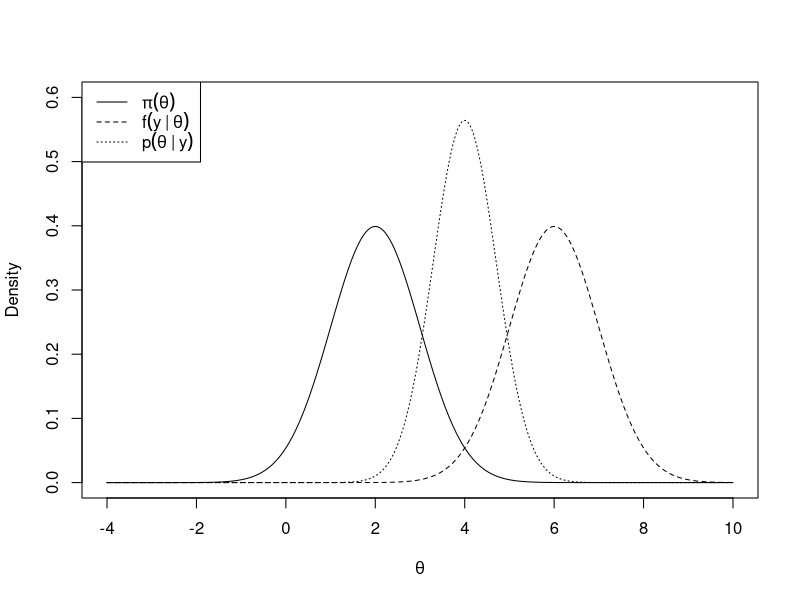
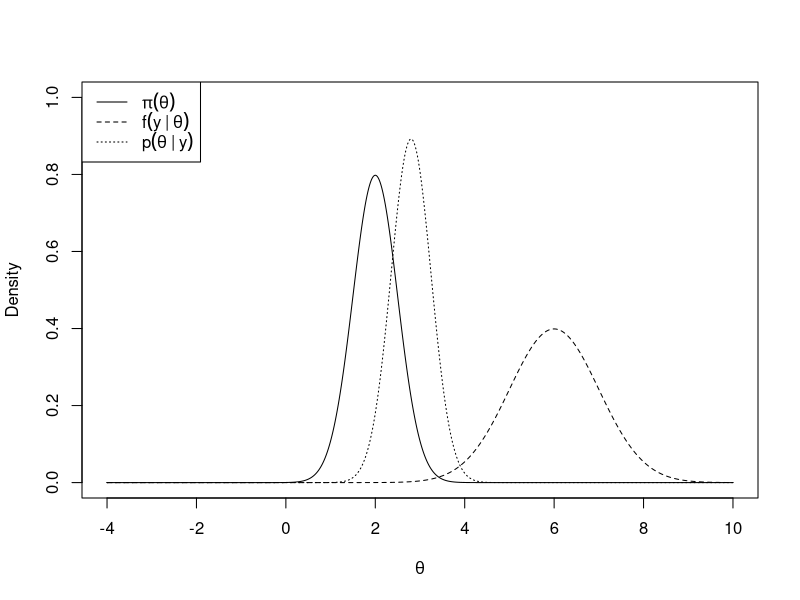
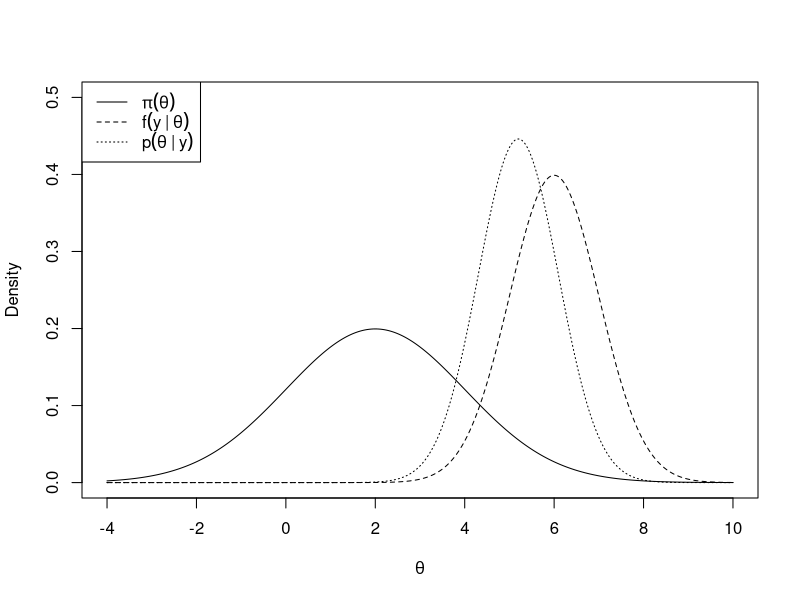
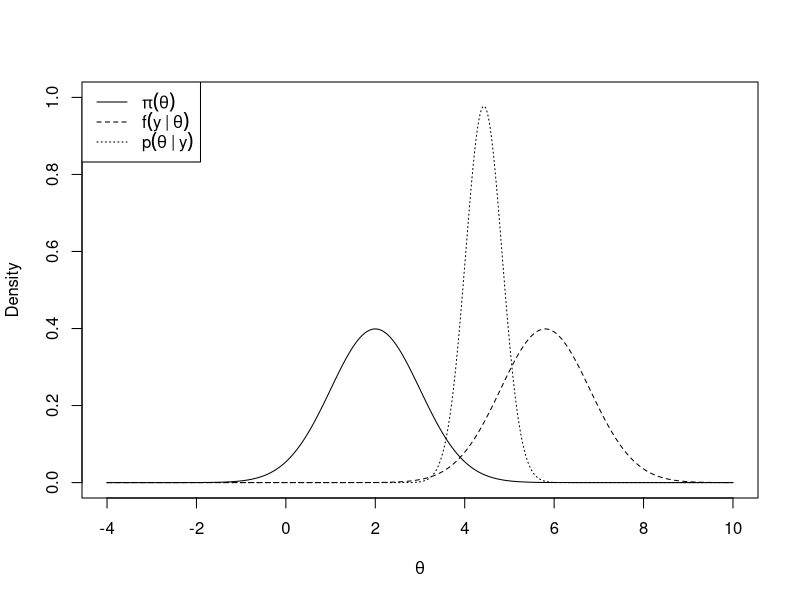
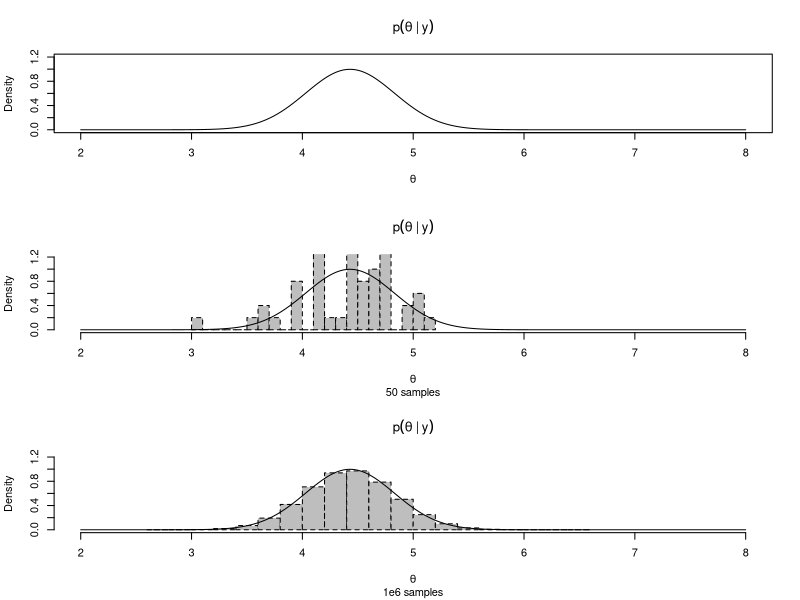

Source code (R) for these figures, in order:
# Examples 1 - Bayesian concepts

## normal/normal model

# prior
mu <- 2
tau <- 1
x <- seq(-4,10,0.01)
plot(x=x, dnorm(x=x, mean=mu, sd=tau), ylim=c(0,0.6), 
type="l", lty=1, ylab="Density", xlab=expression(theta), main="")
legend(x="topleft", legend=c(expression(pi(theta)),
expression(f(y~"|"~theta)), expression(p(theta~"|"~y))), lty=1:3)

# likelihood
y <- 6 
sigma <- 1
points(x=x, y=dnorm(x=y, mean=x, sd=sigma), type="l", lty=2)

# posterior
B <- sigma^2/(sigma^2+tau^2)
postMean <- B*mu + (1-B)*y
postVar <- B*tau^2
points(x=x, y=dnorm(x=x, mean=postMean, sd=sqrt(postVar)), type="l", lty=3)

# skewer prior
mu <- 2
tau <- 0.5
x <- seq(-4,10,0.01)
plot(x=x, dnorm(x=x, mean=mu, sd=tau), ylim=c(0,1), 
type="l", lty=1, ylab="Density", xlab=expression(theta), main="")
legend(x="topleft", legend=c(expression(pi(theta)),
expression(f(y~"|"~theta)), expression(p(theta~"|"~y))), lty=1:3)

# likelihood (obviously it does not change)
y <- 6 
sigma <- 1
points(x=x, y=dnorm(x=y, mean=x, sd=sigma), type="l", lty=2)

# posterior with skewer prior
B <- sigma^2/(sigma^2+tau^2)
postMean <- B*mu + (1-B)*y
postVar <- B*tau^2
points(x=x, y=dnorm(x=x, mean=postMean, sd=sqrt(postVar)), type="l", lty=3)

# MAP with skewer prior
map <-  x[which.max(dnorm(x=x, mean=postMean, sd=sqrt(postVar)))]
cat("MAP:", map, "(", map-3*sqrt(postVar),",",map+3*sqrt(postVar),")\n")

# wider prior
mu <- 2
tau <- 2
x <- seq(-4,10,0.01)
plot(x=x, dnorm(x=x, mean=mu, sd=tau), ylim=c(0,0.5), 
type="l", lty=1, ylab="Density", xlab=expression(theta), main="")
legend(x="topleft", legend=c(expression(pi(theta)),
expression(f(y~"|"~theta)), expression(p(theta~"|"~y))), lty=1:3)

# likelihood (obviously it does not change)
y <- 6 
sigma <- 1
points(x=x, y=dnorm(x=y, mean=x, sd=sigma), type="l", lty=2)

# posterior with wider prior
B <- sigma^2/(sigma^2+tau^2)
postMean <- B*mu + (1-B)*y
postVar <- B*tau^2
points(x=x, y=dnorm(x=x, mean=postMean, sd=sqrt(postVar)), type="l", lty=3)

# MAP with wider prior
map <-  x[which.max(dnorm(x=x, mean=postMean, sd=sqrt(postVar)))]
cat("MAP:", map, "(", map-3*sqrt(postVar),",",map+3*sqrt(postVar),")\n")

# more observations (obviously the prior does not change)
mu <- 2
tau <- 1
x <- seq(-4,10,0.01)
plot(x=x, dnorm(x=x, mean=mu, sd=tau), ylim=c(0,1), 
type="l", lty=1, ylab="Density", xlab=expression(theta), main="")
legend(x="topleft", legend=c(expression(pi(theta)),
expression(f(y~"|"~theta)), expression(p(theta~"|"~y))), lty=1:3)

# likelihood with more observations
y <- c(6, 5, 5.5, 6.5, 6)
n <- length(y)
sigma <- 1
points(x=x, y=dnorm(x=x, mean=mean(y), sd=sigma), type="l", lty=2)

# posterior with more observations
postMean <- ( (sigma^2/n)*mu + tau^2*mean(y) ) / ( (sigma^2/n)*mu + tau^2 )
postVar <- ( (sigma^2/n)*tau^2 ) / ( (sigma^2/n) + tau^2 )
points(x=x, y=dnorm(x=x, mean=postMean, sd=sqrt(postVar)), type="l", lty=3)

# MAP with more observations
map <-  x[which.max(dnorm(x=x, mean=postMean, sd=sqrt(postVar)))]
cat("MAP:", map, "(", map-3*sqrt(postVar),",",map+3*sqrt(postVar),")\n")

## monte carlo sampling

par(mfrow=c(3,1))

# posterior
x <- seq(2,8,0.01)
postMean <- 4.43
postVar <- 0.16
plot(x=x, y=dnorm(x=x, mean=postMean, sd=sqrt(postVar)), type="l", lty=1, ylab="Density", xlab=expression(theta), main=expression(p(theta~"|"~y)), ylim=c(0,1.2), xlim=c(2,8))

# sampling
y_sampled_1 <- rnorm(n=50, mean=postMean, sd=sqrt(postVar))
hist(y_sampled_1, breaks=20, freq=F, lty=2, col="grey", ylim=c(0,1.2), xlim=c(2,8), sub="50 samples", main=expression(p(theta~"|"~y)), xlab=expression(theta))
points(x=x, y=dnorm(x=x, mean=postMean, sd=sqrt(postVar)), type="l", lty=1)

# more sampling
y_sampled_2 <- rnorm(n=1e6, mean=postMean, sd=sqrt(postVar))
hist(y_sampled_2, breaks=20, freq=F, lty=2, col="grey", ylim=c(0,1.2), xlim=c(2,8), sub="1e6 samples", main=expression(p(theta~"|"~y)), xlab=expression(theta))
points(x=x, y=dnorm(x=x, mean=postMean, sd=sqrt(postVar)), type="l", lty=1, ylab="Density", xlab=expression(theta), main=expression(p(theta~"|"~y)), sub="1e6 samples")

